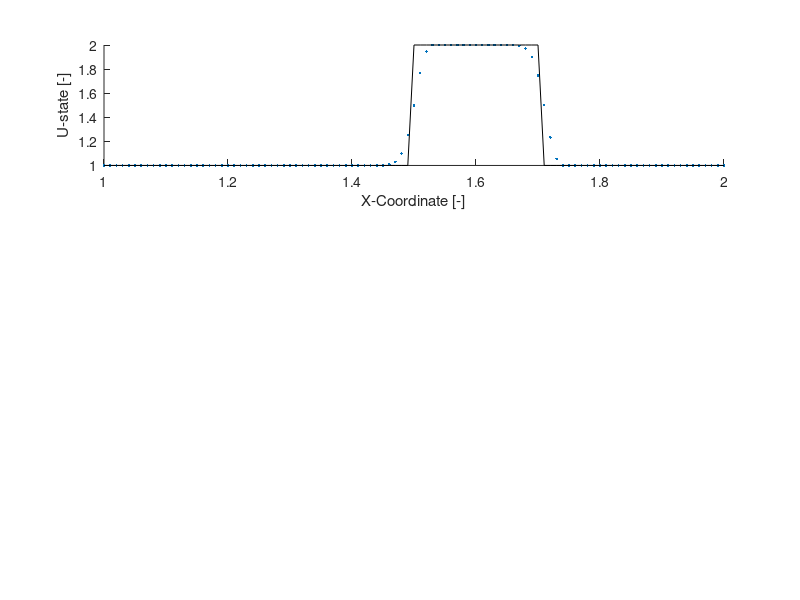

Write the MATLAB code that produced this figure. (Note: this script raises an error after producing the figure.)
%% 1D Linear Advection Equation
%
% du/dt + a du/dx = 0
%
% Subroutine to solve using a TVD Method
% by Manuel Diaz, manuel.ade'at'gmail.com 
% Institute of Applied Mechanics, 2012.08.12

clear all; close all; clc;

%% Parameters
a = 0.5; 
a_p = max(0,a); a_m = min(0,a);
dx = 0.01;
cfl = 0.8;
dt = cfl*dx/abs(a);
t_end = 0.2;
limiter = 1;

%% Discretization of Domain
x = 1:dx:2;
t = 0:dt:t_end;

%% Initial Condition
n = length(x);
u_0 = ones(1,n);
 x_1 = ceil(2*n/5);
 x_2 = ceil(3*n/5);
u_0(x_1:x_2) = 2;

%% Main Loop
% Load initial condition into the domain
u = u_0; 

% Initialize vector variables 
u_next = zeros(1,n);
theta  = zeros(1,n);
r = zeros(1,n);
F_rl = zeros(1,n);
F_rh = zeros(1,n);
F_ll = zeros(1,n);
F_lh = zeros(1,n);
F_right = zeros(1,n);
F_left  = zeros(1,n);

for k = t
    % Compute the smoothness, r(j), from the data, u(j).
    for j = 2:n-1
        % smooth measurement factor 'r'
        if u(j) == u(j+1)
            r(j) = 1;
        elseif a > 0
            r(j) = (u(j) - u(j-1)) / (u(j+1) - u(j));
        elseif a < 0
            r(j) = (u(j+2) - u(j+1)) / (u(j+1) - u(j));
        end
        r(1) = 1; r(n) = 1;
    end
    
    % Compute the Flux Limiter
    switch limiter
        case{1} % Van Leer
            phi = (r + abs(r))./(1 + abs(r));
        case{2} % Superbee
            phi = max(0,min(2.*r,0),min(r,2));
        case{3} % Minmod
            phi = max(0,min(1,r));
        case{4} % koren
            phi = max(0,min([2*r,(2/3)*r+1/3,2]));
        otherwise 
            error('Limiters available: 1, 2, 3, and 4')
    end
    
    for j = 2:n-1    
        % Compute fluxes for TVD
        F_rl(j) = a_p*u(j) + a_m*u(j+1);
        F_rh(j) = (1/2)*a*(u(j)+u(j+1)) - (1/2)*(a^2)*(dt/dx)*(u(j+1)-u(j));
        F_right(j) = F_rl(j) + phi(j)*( F_rh(j) - F_rl(j) );
        
        F_ll(j) = a_p*u(j-1) + a_m*u(j);
        F_lh(j) = (1/2)*a*(u(j-1)+u(j)) - (1/2)*(a^2)*(dt/dx)*(u(j)-u(j-1));
        F_left(j)  = F_ll(j) + phi(j-1)*( F_lh(j) - F_ll(j) );
        
        % Compute next time step
        u_next(j) = u(j) - dt/dx*(F_right(j) - F_left(j));
    end
    
    % BC
    u_next(1) = u_next(2);
    u_next(n) = u_next(n-1);
    % UPDATE info
    u = u_next(1:n);
end

%% 2. Double-Sided Upwind
u_upwind = u_0;
for k = t
    for j = 2:n-1
    u_next(j) = u_upwind(j) - a_p*dt/dx*(u_upwind(j) - u_upwind(j-1)) ...
        - a_m*dt/dx*(u_upwind(j+1) - u_upwind(j));
    end
    u_upwind = u_next;
    % BC
    u_upwind(1) = u_next(2);
    u_upwind(n) = u_next(n-1);
end
u_next = zeros(1,n);

%% 3. Lax-Wendroff
u_LW = u_0;
for k = t
    for j = 2:n-1
    u_next(j) = u_LW(j) - 1/2*cfl*(u_LW(j+1)-u_LW(j-1)) + ...
        1/2*(cfl^2)*(u_LW(j+1)-2*u_LW(j)+u_LW(j-1));
    end
    u_LW = u_next;
    % BC
    u_LW(1) = u_next(2);
    u_LW(n) = u_next(n-1);
end
u_next = zeros(1,n);

%% Exact Solution
x_exact_1 = 1.4 + a*t_end;
x_exact_2 = 1.6 + a*t_end;
u_exact = zeros(1,n);
for j = 1:n
    if x(j) >= x_exact_1 && x(j) <= x_exact_2
    u_exact(j) = 2;
    else
    u_exact(j) = 1;
    end
end
    
%% Plot Results
subplot(311);
hold on
plot(x,u_upwind,'.'); plot(x,u_exact,'k'); xlabel('X-Coordinate [-]'); ylabel('U-state [-]'); yLim([0.5,2.5]); title 'Double-Sided Upwind'; 
hold off
subplot(312);
hold on
plot(x,u_LW,'.'); plot(x,u_exact,'k'); xlabel('X-Coordinate [-]'); ylabel('U-state [-]'); yLim([0.5,2.5]); title 'Lax-wendroff';
hold off
subplot(313);
hold on
plot(x,u,'.'); plot(x,u_exact,'k'); xlabel('X-Coordinate [-]'); ylabel('U-state [-]'); yLim([0.5,2.5]); title 'TVD';
hold off

